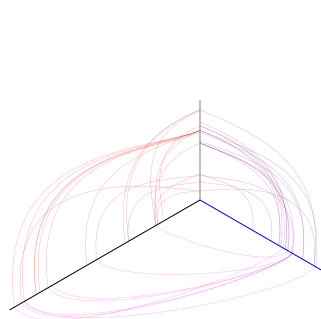

The script that saved this image:
"""Produces a plot visually the same as short_example, but uses modern features"""
from __future__ import absolute_import, division, unicode_literals, print_function
import random
from math import pi
from pyveplot import Hiveplot
import networkx

random.seed(1)

# a network
g = networkx.barabasi_albert_graph(50, 2, seed=2)

# numbers use px units
center = (200, 200)
# our hiveplot object
h = Hiveplot("modern_example.svg", center=center)

axis0 = h.add_axis(start=center, end=(200, 100), stroke="grey")
# polar coordinates (radius, angle): defaults to radians
circle = 2 * pi
# str units are interpreted correctly
axis1 = h.add_axis_polar(end=("105pt", circle / 3), stroke="blue")
axis2 = h.add_axis_polar(end=("5.82cm", 240), use_radians=False, stroke="black")

# randomly distribute nodes in axes
for n in g.nodes():
    random.choice(h.axes).add_node(n, random.random())

for e in g.edges():
    if (e[0] in axis0.nodes) and (e[1] in axis1.nodes):  # edges from axis0 to axis1
        h.connect(
            axis0,
            e[0],
            45,
            axis1,
            e[1],
            -45,
            stroke_width="0.34",
            stroke_opacity="0.4",
            stroke="purple",
        )
    elif (e[0] in axis0.nodes) and (e[1] in axis2.nodes):  # edges from axis0 to axis2
        h.connect(
            axis0,
            e[0],
            -45,
            axis2,
            e[1],
            45,
            stroke_width="0.34",
            stroke_opacity="0.4",
            stroke="red",
        )
    elif (e[0] in axis1.nodes) and (e[1] in axis2.nodes):  # edges from axis1 to axis2
        h.connect(
            axis1,
            e[0],
            15,
            axis2,
            e[1],
            -15,
            stroke_width="0.34",
            stroke_opacity="0.4",
            stroke="magenta",
        )

h.save()
